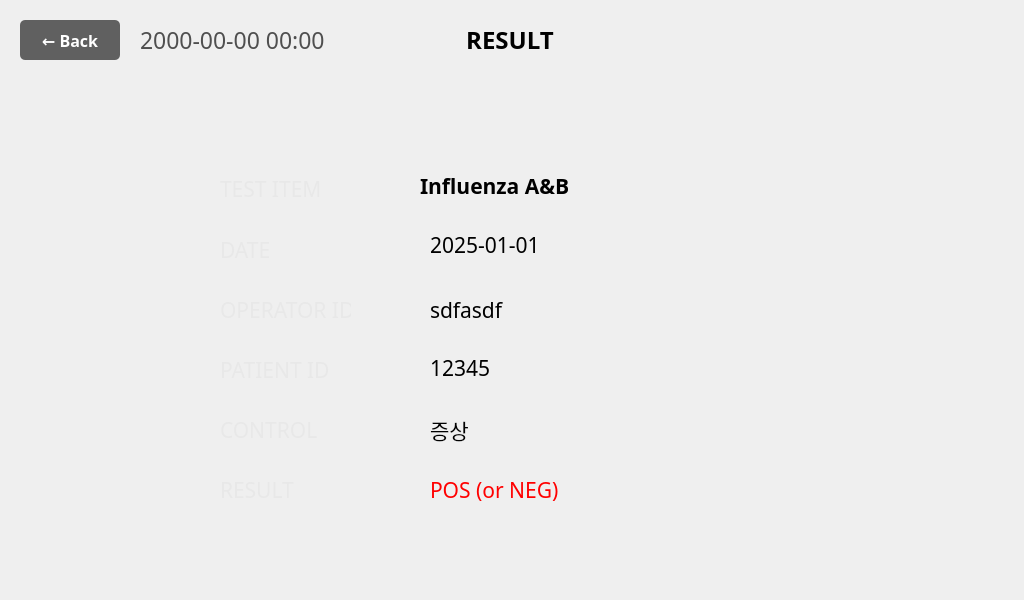
<?xml version="1.0" encoding="UTF-8"?>
<ui version="4.0">
 <class>ResultViewWindow</class>
 <widget class="QMainWindow" name="ResultViewWindow">
  <property name="geometry">
   <rect>
    <x>0</x>
    <y>0</y>
    <width>1024</width>
    <height>600</height>
   </rect>
  </property>
  <property name="windowTitle">
   <string notr="true">Home</string>
  </property>
  <property name="unifiedTitleAndToolBarOnMac">
   <bool>false</bool>
  </property>
  <widget class="QWidget" name="centralwidget">
   <widget class="QPushButton" name="pushButton_ResultBackArrow">
    <property name="geometry">
     <rect>
      <x>20</x>
      <y>20</y>
      <width>100</width>
      <height>40</height>
     </rect>
    </property>
    <property name="font">
     <font>
      <family>Pretendard</family>
      <pointsize>16</pointsize>
      <weight>75</weight>
      <bold>true</bold>
     </font>
    </property>
    <property name="styleSheet">
     <string notr="true">QPushButton {
    background-color: #606060;
    color: white;
    border: none;
    border-radius: 5px;
    font-size: 16px;
    font-weight: bold;
}
QPushButton:hover {
    background-color: #707070;
}
QPushButton:pressed {
    background-color: #505050;
}</string>
    </property>
    <property name="text">
     <string>← Back</string>
    </property>
   </widget>
   <widget class="QPushButton" name="pushButton_ResultHome">
    <property name="geometry">
     <rect>
      <x>800</x>
      <y>235</y>
      <width>102</width>
      <height>211</height>
     </rect>
    </property>
    <property name="text">
     <string/>
    </property>
    <property name="icon">
     <iconset>
      <normaloff>../image/06_Result/result_ok.png</normaloff>../image/06_Result/result_ok.png</iconset>
    </property>
    <property name="iconSize">
     <size>
      <width>300</width>
      <height>600</height>
     </size>
    </property>
    <property name="flat">
     <bool>true</bool>
    </property>
   </widget>
   <widget class="QLabel" name="label_BatteryGuage">
    <property name="geometry">
     <rect>
      <x>1060</x>
      <y>20</y>
      <width>80</width>
      <height>40</height>
     </rect>
    </property>
    <property name="text">
     <string/>
    </property>
    <property name="pixmap">
     <pixmap>../image/Icon/Battery_Icon-050.png</pixmap>
    </property>
    <property name="scaledContents">
     <bool>true</bool>
    </property>
   </widget>
   <widget class="QLabel" name="label_5">
    <property name="geometry">
     <rect>
      <x>176</x>
      <y>220</y>
      <width>218</width>
      <height>60</height>
     </rect>
    </property>
    <property name="frameShape">
     <enum>QFrame::NoFrame</enum>
    </property>
    <property name="text">
     <string/>
    </property>
    <property name="pixmap">
     <pixmap>../image/06_Result/Result_TitleBar.png</pixmap>
    </property>
    <property name="alignment">
     <set>Qt::AlignCenter</set>
    </property>
   </widget>
   <widget class="QLabel" name="label_6">
    <property name="geometry">
     <rect>
      <x>176</x>
      <y>342</y>
      <width>218</width>
      <height>55</height>
     </rect>
    </property>
    <property name="frameShape">
     <enum>QFrame::NoFrame</enum>
    </property>
    <property name="text">
     <string/>
    </property>
    <property name="pixmap">
     <pixmap>../image/06_Result/Result_TitleBar.png</pixmap>
    </property>
    <property name="alignment">
     <set>Qt::AlignCenter</set>
    </property>
   </widget>
   <widget class="QLabel" name="label_7">
    <property name="geometry">
     <rect>
      <x>176</x>
      <y>161</y>
      <width>218</width>
      <height>55</height>
     </rect>
    </property>
    <property name="frameShape">
     <enum>QFrame::NoFrame</enum>
    </property>
    <property name="text">
     <string/>
    </property>
    <property name="pixmap">
     <pixmap>../image/06_Result/Result_TitleBar.png</pixmap>
    </property>
    <property name="alignment">
     <set>Qt::AlignCenter</set>
    </property>
   </widget>
   <widget class="QLabel" name="label_9">
    <property name="geometry">
     <rect>
      <x>176</x>
      <y>400</y>
      <width>218</width>
      <height>60</height>
     </rect>
    </property>
    <property name="frameShape">
     <enum>QFrame::NoFrame</enum>
    </property>
    <property name="text">
     <string/>
    </property>
    <property name="pixmap">
     <pixmap>../image/06_Result/Result_TitleBar.png</pixmap>
    </property>
    <property name="alignment">
     <set>Qt::AlignCenter</set>
    </property>
   </widget>
   <widget class="QLabel" name="label_10">
    <property name="geometry">
     <rect>
      <x>176</x>
      <y>460</y>
      <width>218</width>
      <height>60</height>
     </rect>
    </property>
    <property name="frameShape">
     <enum>QFrame::NoFrame</enum>
    </property>
    <property name="text">
     <string/>
    </property>
    <property name="pixmap">
     <pixmap>../image/06_Result/Result_TitleBar.png</pixmap>
    </property>
    <property name="alignment">
     <set>Qt::AlignCenter</set>
    </property>
   </widget>
   <widget class="QLabel" name="label_11">
    <property name="geometry">
     <rect>
      <x>399</x>
      <y>220</y>
      <width>364</width>
      <height>60</height>
     </rect>
    </property>
    <property name="frameShape">
     <enum>QFrame::NoFrame</enum>
    </property>
    <property name="text">
     <string/>
    </property>
    <property name="pixmap">
     <pixmap>../image/06_Result/Result_InputBKG.png</pixmap>
    </property>
    <property name="alignment">
     <set>Qt::AlignCenter</set>
    </property>
   </widget>
   <widget class="QLabel" name="label_12">
    <property name="geometry">
     <rect>
      <x>399</x>
      <y>400</y>
      <width>364</width>
      <height>60</height>
     </rect>
    </property>
    <property name="frameShape">
     <enum>QFrame::NoFrame</enum>
    </property>
    <property name="text">
     <string/>
    </property>
    <property name="pixmap">
     <pixmap>../image/06_Result/Result_InputBKG.png</pixmap>
    </property>
    <property name="alignment">
     <set>Qt::AlignCenter</set>
    </property>
   </widget>
   <widget class="QLabel" name="label_13">
    <property name="geometry">
     <rect>
      <x>399</x>
      <y>340</y>
      <width>364</width>
      <height>60</height>
     </rect>
    </property>
    <property name="frameShape">
     <enum>QFrame::NoFrame</enum>
    </property>
    <property name="text">
     <string/>
    </property>
    <property name="pixmap">
     <pixmap>../image/06_Result/Result_InputBKG.png</pixmap>
    </property>
    <property name="alignment">
     <set>Qt::AlignCenter</set>
    </property>
   </widget>
   <widget class="QLabel" name="label_14">
    <property name="geometry">
     <rect>
      <x>399</x>
      <y>161</y>
      <width>364</width>
      <height>55</height>
     </rect>
    </property>
    <property name="frameShape">
     <enum>QFrame::NoFrame</enum>
    </property>
    <property name="text">
     <string/>
    </property>
    <property name="pixmap">
     <pixmap>../image/06_Result/Result_InputBKG.png</pixmap>
    </property>
    <property name="alignment">
     <set>Qt::AlignCenter</set>
    </property>
   </widget>
   <widget class="QLabel" name="label_15">
    <property name="geometry">
     <rect>
      <x>399</x>
      <y>460</y>
      <width>364</width>
      <height>60</height>
     </rect>
    </property>
    <property name="frameShape">
     <enum>QFrame::NoFrame</enum>
    </property>
    <property name="text">
     <string/>
    </property>
    <property name="pixmap">
     <pixmap>../image/06_Result/Result_InputBKG.png</pixmap>
    </property>
    <property name="alignment">
     <set>Qt::AlignCenter</set>
    </property>
   </widget>
   <widget class="QLabel" name="label_16">
    <property name="geometry">
     <rect>
      <x>220</x>
      <y>220</y>
      <width>120</width>
      <height>60</height>
     </rect>
    </property>
    <property name="palette">
     <palette>
      <active>
       <colorrole role="WindowText">
        <brush brushstyle="SolidPattern">
         <color alpha="255">
          <red>232</red>
          <green>232</green>
          <blue>232</blue>
         </color>
        </brush>
       </colorrole>
      </active>
      <inactive>
       <colorrole role="WindowText">
        <brush brushstyle="SolidPattern">
         <color alpha="255">
          <red>232</red>
          <green>232</green>
          <blue>232</blue>
         </color>
        </brush>
       </colorrole>
      </inactive>
      <disabled>
       <colorrole role="WindowText">
        <brush brushstyle="SolidPattern">
         <color alpha="255">
          <red>120</red>
          <green>120</green>
          <blue>120</blue>
         </color>
        </brush>
       </colorrole>
      </disabled>
     </palette>
    </property>
    <property name="font">
     <font>
      <family>Pretendard</family>
      <pointsize>16</pointsize>
      <weight>50</weight>
      <bold>false</bold>
     </font>
    </property>
    <property name="text">
     <string>DATE</string>
    </property>
   </widget>
   <widget class="QLabel" name="label_17">
    <property name="geometry">
     <rect>
      <x>220</x>
      <y>342</y>
      <width>120</width>
      <height>55</height>
     </rect>
    </property>
    <property name="palette">
     <palette>
      <active>
       <colorrole role="WindowText">
        <brush brushstyle="SolidPattern">
         <color alpha="255">
          <red>232</red>
          <green>232</green>
          <blue>232</blue>
         </color>
        </brush>
       </colorrole>
      </active>
      <inactive>
       <colorrole role="WindowText">
        <brush brushstyle="SolidPattern">
         <color alpha="255">
          <red>232</red>
          <green>232</green>
          <blue>232</blue>
         </color>
        </brush>
       </colorrole>
      </inactive>
      <disabled>
       <colorrole role="WindowText">
        <brush brushstyle="SolidPattern">
         <color alpha="255">
          <red>120</red>
          <green>120</green>
          <blue>120</blue>
         </color>
        </brush>
       </colorrole>
      </disabled>
     </palette>
    </property>
    <property name="font">
     <font>
      <family>Pretendard</family>
      <pointsize>16</pointsize>
      <weight>50</weight>
      <bold>false</bold>
     </font>
    </property>
    <property name="text">
     <string>PATIENT ID</string>
    </property>
   </widget>
   <widget class="QLabel" name="label_18">
    <property name="geometry">
     <rect>
      <x>220</x>
      <y>161</y>
      <width>120</width>
      <height>55</height>
     </rect>
    </property>
    <property name="palette">
     <palette>
      <active>
       <colorrole role="WindowText">
        <brush brushstyle="SolidPattern">
         <color alpha="255">
          <red>232</red>
          <green>232</green>
          <blue>232</blue>
         </color>
        </brush>
       </colorrole>
      </active>
      <inactive>
       <colorrole role="WindowText">
        <brush brushstyle="SolidPattern">
         <color alpha="255">
          <red>232</red>
          <green>232</green>
          <blue>232</blue>
         </color>
        </brush>
       </colorrole>
      </inactive>
      <disabled>
       <colorrole role="WindowText">
        <brush brushstyle="SolidPattern">
         <color alpha="255">
          <red>120</red>
          <green>120</green>
          <blue>120</blue>
         </color>
        </brush>
       </colorrole>
      </disabled>
     </palette>
    </property>
    <property name="font">
     <font>
      <family>Pretendard</family>
      <pointsize>16</pointsize>
      <weight>50</weight>
      <bold>false</bold>
     </font>
    </property>
    <property name="text">
     <string>TEST ITEM</string>
    </property>
   </widget>
   <widget class="QLabel" name="label_19">
    <property name="geometry">
     <rect>
      <x>220</x>
      <y>400</y>
      <width>120</width>
      <height>60</height>
     </rect>
    </property>
    <property name="palette">
     <palette>
      <active>
       <colorrole role="WindowText">
        <brush brushstyle="SolidPattern">
         <color alpha="255">
          <red>232</red>
          <green>232</green>
          <blue>232</blue>
         </color>
        </brush>
       </colorrole>
      </active>
      <inactive>
       <colorrole role="WindowText">
        <brush brushstyle="SolidPattern">
         <color alpha="255">
          <red>232</red>
          <green>232</green>
          <blue>232</blue>
         </color>
        </brush>
       </colorrole>
      </inactive>
      <disabled>
       <colorrole role="WindowText">
        <brush brushstyle="SolidPattern">
         <color alpha="255">
          <red>120</red>
          <green>120</green>
          <blue>120</blue>
         </color>
        </brush>
       </colorrole>
      </disabled>
     </palette>
    </property>
    <property name="font">
     <font>
      <family>Pretendard</family>
      <pointsize>16</pointsize>
      <weight>50</weight>
      <bold>false</bold>
     </font>
    </property>
    <property name="text">
     <string>CONTROL</string>
    </property>
   </widget>
   <widget class="QLabel" name="label_20">
    <property name="geometry">
     <rect>
      <x>220</x>
      <y>460</y>
      <width>120</width>
      <height>60</height>
     </rect>
    </property>
    <property name="palette">
     <palette>
      <active>
       <colorrole role="WindowText">
        <brush brushstyle="SolidPattern">
         <color alpha="255">
          <red>232</red>
          <green>232</green>
          <blue>232</blue>
         </color>
        </brush>
       </colorrole>
      </active>
      <inactive>
       <colorrole role="WindowText">
        <brush brushstyle="SolidPattern">
         <color alpha="255">
          <red>232</red>
          <green>232</green>
          <blue>232</blue>
         </color>
        </brush>
       </colorrole>
      </inactive>
      <disabled>
       <colorrole role="WindowText">
        <brush brushstyle="SolidPattern">
         <color alpha="255">
          <red>120</red>
          <green>120</green>
          <blue>120</blue>
         </color>
        </brush>
       </colorrole>
      </disabled>
     </palette>
    </property>
    <property name="font">
     <font>
      <family>Pretendard</family>
      <pointsize>16</pointsize>
      <weight>50</weight>
      <bold>false</bold>
     </font>
    </property>
    <property name="text">
     <string>RESULT</string>
    </property>
   </widget>
   <widget class="QLabel" name="label_21_patientId">
    <property name="geometry">
     <rect>
      <x>430</x>
      <y>340</y>
      <width>310</width>
      <height>55</height>
     </rect>
    </property>
    <property name="font">
     <font>
      <family>Pretendard</family>
      <pointsize>16</pointsize>
      <weight>50</weight>
      <bold>false</bold>
     </font>
    </property>
    <property name="text">
     <string>12345</string>
    </property>
   </widget>
   <widget class="QLabel" name="label_22_result">
    <property name="geometry">
     <rect>
      <x>430</x>
      <y>460</y>
      <width>310</width>
      <height>60</height>
     </rect>
    </property>
    <property name="palette">
     <palette>
      <active>
       <colorrole role="WindowText">
        <brush brushstyle="SolidPattern">
         <color alpha="255">
          <red>255</red>
          <green>0</green>
          <blue>0</blue>
         </color>
        </brush>
       </colorrole>
      </active>
      <inactive>
       <colorrole role="WindowText">
        <brush brushstyle="SolidPattern">
         <color alpha="255">
          <red>255</red>
          <green>0</green>
          <blue>0</blue>
         </color>
        </brush>
       </colorrole>
      </inactive>
      <disabled>
       <colorrole role="WindowText">
        <brush brushstyle="SolidPattern">
         <color alpha="255">
          <red>120</red>
          <green>120</green>
          <blue>120</blue>
         </color>
        </brush>
       </colorrole>
      </disabled>
     </palette>
    </property>
    <property name="font">
     <font>
      <family>Pretendard</family>
      <pointsize>16</pointsize>
      <weight>50</weight>
      <bold>false</bold>
     </font>
    </property>
    <property name="text">
     <string>POS (or NEG)</string>
    </property>
   </widget>
   <widget class="QLabel" name="label_23_date">
    <property name="geometry">
     <rect>
      <x>430</x>
      <y>220</y>
      <width>310</width>
      <height>50</height>
     </rect>
    </property>
    <property name="font">
     <font>
      <family>Pretendard</family>
      <pointsize>16</pointsize>
      <weight>50</weight>
      <bold>false</bold>
     </font>
    </property>
    <property name="text">
     <string>2025-01-01</string>
    </property>
   </widget>
   <widget class="QLabel" name="label_24_control">
    <property name="geometry">
     <rect>
      <x>430</x>
      <y>400</y>
      <width>310</width>
      <height>60</height>
     </rect>
    </property>
    <property name="font">
     <font>
      <family>Pretendard</family>
      <pointsize>16</pointsize>
      <weight>50</weight>
      <bold>false</bold>
     </font>
    </property>
    <property name="text">
     <string>증상</string>
    </property>
   </widget>
   <widget class="QLabel" name="label_25_testItem">
    <property name="geometry">
     <rect>
      <x>420</x>
      <y>161</y>
      <width>310</width>
      <height>50</height>
     </rect>
    </property>
    <property name="font">
     <font>
      <family>Pretendard</family>
      <pointsize>16</pointsize>
      <weight>75</weight>
      <bold>true</bold>
     </font>
    </property>
    <property name="text">
     <string>Influenza A&amp;B</string>
    </property>
   </widget>
   <widget class="QLabel" name="label_DateNClock">
    <property name="geometry">
     <rect>
      <x>140</x>
      <y>20</y>
      <width>300</width>
      <height>40</height>
     </rect>
    </property>
    <property name="palette">
     <palette>
      <active>
       <colorrole role="WindowText">
        <brush brushstyle="SolidPattern">
         <color alpha="255">
          <red>79</red>
          <green>79</green>
          <blue>79</blue>
         </color>
        </brush>
       </colorrole>
      </active>
      <inactive>
       <colorrole role="WindowText">
        <brush brushstyle="SolidPattern">
         <color alpha="255">
          <red>79</red>
          <green>79</green>
          <blue>79</blue>
         </color>
        </brush>
       </colorrole>
      </inactive>
      <disabled>
       <colorrole role="WindowText">
        <brush brushstyle="SolidPattern">
         <color alpha="255">
          <red>120</red>
          <green>120</green>
          <blue>120</blue>
         </color>
        </brush>
       </colorrole>
      </disabled>
     </palette>
    </property>
    <property name="font">
     <font>
      <family>Pretendard</family>
      <pointsize>17</pointsize>
      <weight>50</weight>
      <bold>false</bold>
     </font>
    </property>
    <property name="text">
     <string>2000-00-00 00:00</string>
    </property>
    <property name="alignment">
     <set>Qt::AlignLeading|Qt::AlignLeft|Qt::AlignVCenter</set>
    </property>
   </widget>
   <widget class="QLabel" name="label">
    <property name="geometry">
     <rect>
      <x>420</x>
      <y>20</y>
      <width>180</width>
      <height>40</height>
     </rect>
    </property>
    <property name="palette">
     <palette>
      <active>
       <colorrole role="WindowText">
        <brush brushstyle="SolidPattern">
         <color alpha="255">
          <red>0</red>
          <green>0</green>
          <blue>0</blue>
         </color>
        </brush>
       </colorrole>
      </active>
      <inactive>
       <colorrole role="WindowText">
        <brush brushstyle="SolidPattern">
         <color alpha="255">
          <red>0</red>
          <green>0</green>
          <blue>0</blue>
         </color>
        </brush>
       </colorrole>
      </inactive>
      <disabled>
       <colorrole role="WindowText">
        <brush brushstyle="SolidPattern">
         <color alpha="255">
          <red>120</red>
          <green>120</green>
          <blue>120</blue>
         </color>
        </brush>
       </colorrole>
      </disabled>
     </palette>
    </property>
    <property name="font">
     <font>
      <family>Pretendard</family>
      <pointsize>18</pointsize>
      <weight>75</weight>
      <bold>true</bold>
     </font>
    </property>
    <property name="text">
     <string>RESULT</string>
    </property>
    <property name="alignment">
     <set>Qt::AlignCenter</set>
    </property>
   </widget>
   <widget class="QLabel" name="label_BatteryGuageTxt">
    <property name="geometry">
     <rect>
      <x>1030</x>
      <y>20</y>
      <width>150</width>
      <height>40</height>
     </rect>
    </property>
    <property name="palette">
     <palette>
      <active>
       <colorrole role="WindowText">
        <brush brushstyle="SolidPattern">
         <color alpha="255">
          <red>0</red>
          <green>0</green>
          <blue>0</blue>
         </color>
        </brush>
       </colorrole>
      </active>
      <inactive>
       <colorrole role="WindowText">
        <brush brushstyle="SolidPattern">
         <color alpha="255">
          <red>0</red>
          <green>0</green>
          <blue>0</blue>
         </color>
        </brush>
       </colorrole>
      </inactive>
      <disabled>
       <colorrole role="WindowText">
        <brush brushstyle="SolidPattern">
         <color alpha="255">
          <red>120</red>
          <green>120</green>
          <blue>120</blue>
         </color>
        </brush>
       </colorrole>
      </disabled>
     </palette>
    </property>
    <property name="font">
     <font>
      <family>Pretendard</family>
      <pointsize>13</pointsize>
      <weight>75</weight>
      <bold>true</bold>
     </font>
    </property>
    <property name="text">
     <string>55%</string>
    </property>
    <property name="alignment">
     <set>Qt::AlignCenter</set>
    </property>
   </widget>
   <widget class="QLabel" name="label_26_operatorId">
    <property name="enabled">
     <bool>true</bool>
    </property>
    <property name="geometry">
     <rect>
      <x>430</x>
      <y>280</y>
      <width>310</width>
      <height>60</height>
     </rect>
    </property>
    <property name="font">
     <font>
      <family>Pretendard</family>
      <pointsize>16</pointsize>
      <weight>50</weight>
      <bold>false</bold>
     </font>
    </property>
    <property name="text">
     <string>sdfasdf</string>
    </property>
   </widget>
   <widget class="QLabel" name="label_27">
    <property name="geometry">
     <rect>
      <x>399</x>
      <y>280</y>
      <width>364</width>
      <height>60</height>
     </rect>
    </property>
    <property name="frameShape">
     <enum>QFrame::NoFrame</enum>
    </property>
    <property name="text">
     <string/>
    </property>
    <property name="pixmap">
     <pixmap>../image/06_Result/Result_InputBKG.png</pixmap>
    </property>
    <property name="alignment">
     <set>Qt::AlignCenter</set>
    </property>
   </widget>
   <widget class="QLabel" name="label_8">
    <property name="geometry">
     <rect>
      <x>176</x>
      <y>280</y>
      <width>218</width>
      <height>60</height>
     </rect>
    </property>
    <property name="frameShape">
     <enum>QFrame::NoFrame</enum>
    </property>
    <property name="text">
     <string/>
    </property>
    <property name="pixmap">
     <pixmap>../image/06_Result/Result_TitleBar.png</pixmap>
    </property>
    <property name="alignment">
     <set>Qt::AlignCenter</set>
    </property>
   </widget>
   <widget class="QLabel" name="label_28">
    <property name="geometry">
     <rect>
      <x>220</x>
      <y>280</y>
      <width>131</width>
      <height>60</height>
     </rect>
    </property>
    <property name="palette">
     <palette>
      <active>
       <colorrole role="WindowText">
        <brush brushstyle="SolidPattern">
         <color alpha="255">
          <red>232</red>
          <green>232</green>
          <blue>232</blue>
         </color>
        </brush>
       </colorrole>
      </active>
      <inactive>
       <colorrole role="WindowText">
        <brush brushstyle="SolidPattern">
         <color alpha="255">
          <red>232</red>
          <green>232</green>
          <blue>232</blue>
         </color>
        </brush>
       </colorrole>
      </inactive>
      <disabled>
       <colorrole role="WindowText">
        <brush brushstyle="SolidPattern">
         <color alpha="255">
          <red>120</red>
          <green>120</green>
          <blue>120</blue>
         </color>
        </brush>
       </colorrole>
      </disabled>
     </palette>
    </property>
    <property name="font">
     <font>
      <family>Pretendard</family>
      <pointsize>16</pointsize>
      <weight>50</weight>
      <bold>false</bold>
     </font>
    </property>
    <property name="text">
     <string>OPERATOR ID</string>
    </property>
   </widget>
   <zorder>label_27</zorder>
   <zorder>pushButton_ResultBackArrow</zorder>
   <zorder>pushButton_ResultHome</zorder>
   <zorder>label_BatteryGuage</zorder>
   <zorder>label_5</zorder>
   <zorder>label_6</zorder>
   <zorder>label_7</zorder>
   <zorder>label_9</zorder>
   <zorder>label_10</zorder>
   <zorder>label_11</zorder>
   <zorder>label_12</zorder>
   <zorder>label_13</zorder>
   <zorder>label_14</zorder>
   <zorder>label_15</zorder>
   <zorder>label_16</zorder>
   <zorder>label_17</zorder>
   <zorder>label_18</zorder>
   <zorder>label_19</zorder>
   <zorder>label_20</zorder>
   <zorder>label_21_patientId</zorder>
   <zorder>label_22_result</zorder>
   <zorder>label_23_date</zorder>
   <zorder>label_24_control</zorder>
   <zorder>label_25_testItem</zorder>
   <zorder>label_DateNClock</zorder>
   <zorder>label</zorder>
   <zorder>label_BatteryGuageTxt</zorder>
   <zorder>label_8</zorder>
   <zorder>label_28</zorder>
   <zorder>label_26_operatorId</zorder>
  </widget>
 </widget>
 <resources/>
 <connections/>
</ui>
